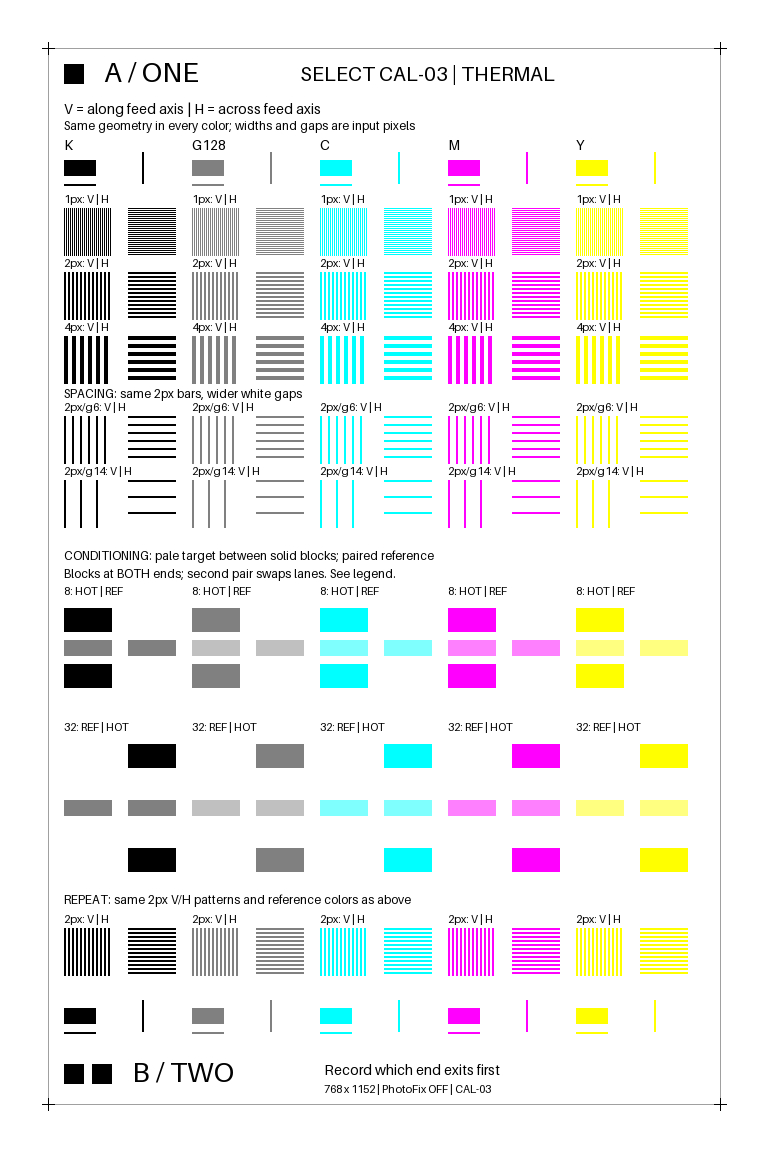
#> input picture experiments/jpeg-quality/q100-444-optimized.jpg, 768 x 1152 px
$ python verify_quality100.py
#> lines starting #> are read from the running program, lines starting #| are printed output that depends on the picture
"""Retain exact host-decoded CAL-03 quality-100 4:4:4 measurement references."""

import hashlib
import json
from pathlib import Path

import numpy as np
from PIL import Image

ROOT = Path(__file__).resolve().parents[2]
PACKAGE = ROOT / "experiments/calibration/package-v3"
PAYLOAD = ROOT / "experiments/jpeg-quality/q100-444-optimized.jpg"
SHA256 = "50b58d8cc26ba7349e7874861e8c76b16b4b0f5ac6d2962fa0051d970de83944"


def verify():
    data = PAYLOAD.read_bytes()
    assert hashlib.sha256(data).hexdigest() == SHA256
    image = Image.open(PAYLOAD)
#> image is the input picture: PIL image 768x1152 RGB; mean R, G, B 237.4, 237.4, 237.3
    assert image.size == (768, 1152) and image.mode == "RGB"
    assert not image.info.get("progressive")
    assert all(h == v == 1 for _, h, v, _ in image.layer)
    assert all(value == 1 for table in image.quantization.values() for value in table)
    pixels = np.asarray(image, dtype=int)
    manifest = json.loads((PACKAGE / "manifest.json").read_text())
#> (reads experiments/calibration/package-v2/manifest.json from the repository)
    assert (
        hashlib.sha256((PACKAGE / "source.png").read_bytes()).hexdigest()
        == manifest["sha256"]["source.png"]
    )
    groups, lines = {}, []
    for patch in manifest["patches"]:
        x0, y0, x1, y1 = patch["box_exclusive"]
        block = pixels[y0:y1, x0:x1]
        if patch.get("repeat_group"):
            groups.setdefault(patch["repeat_group"], []).append((patch["name"], block))
        if patch["kind"] == "lines":
            channel = {"K": 0, "G128": 0, "C": 0, "M": 1, "Y": 2}[patch["color"]]
            profile = block[8:-8, 8:-8, channel].mean(
                axis=0 if patch["orientation"] == "vertical" else 1
            )
            lines.append(
                {
                    "patch": patch["name"],
                    "rgb_channel": "RGB"[channel],
                    "min": float(profile.min()),
                    "max": float(profile.max()),
                    "normalized_encoded_modulation": float(
                        (profile.max() - profile.min()) / (255 - patch["rgb"][channel])
                    ),
                }
            )
#> this loop made 11 passes
#> pass 1, in verify, `block = pixels[y0:y1, x0:x1]`:
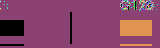
#> block: shape (48, 160, 3) int64; 113 distinct labels, from 0 to 255; one colour per label, 0 black
#> pass 2, in verify, `block = pixels[y0:y1, x0:x1]`:
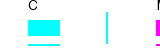
#> block: shape (48, 160, 3) int64; mean R, G, B 232.4, 251.2, 253.6
#> pass 3, in verify, `block = pixels[y0:y1, x0:x1]`:
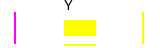
#> block: shape (48, 160, 3) int64; mean R, G, B 254.3, 252.2, 233.1
#> after the loop, groups = 0 items; lines = []
    repeats = [
        {
            "group": group,
            "patches": [name for name, _ in members],
            "maximum_decoded_rgb_difference_from_first": int(
                max(np.abs(block - members[0][1]).max() for _, block in members)
            ),
        }
        for group, members in groups.items()
    ]
    assert len(repeats) == 20 and len(lines) == 60
    assert all(r["maximum_decoded_rgb_difference_from_first"] == 0 for r in repeats)
    result = {
        "payload": str(PAYLOAD.relative_to(ROOT)),
        "sha256": SHA256,
        "bytes": len(data),
        "size": image.size,
        "sampling": "4:4:4",
        "quality": 100,
        "quantization_all_ones": True,
        "baseline": True,
        "source_unchanged": True,
        "source_sha256": manifest["sha256"]["source.png"],
        "repeat_groups": repeats,
        "line_baselines": lines,
        "scope": "Host-decoded exact payload reference; no physical-print measurements",
    }
    (PACKAGE / "quality100-verification.json").write_text(
        json.dumps(result, indent=2) + "\n"
    )
    print(
        "CAL-03 quality-100 4:4:4: pinned payload, 20 identical repeat groups, 60 line baselines verified."
    )


if __name__ == "__main__":
#> (the run stopped early here; a loop or call above may not have finished)
